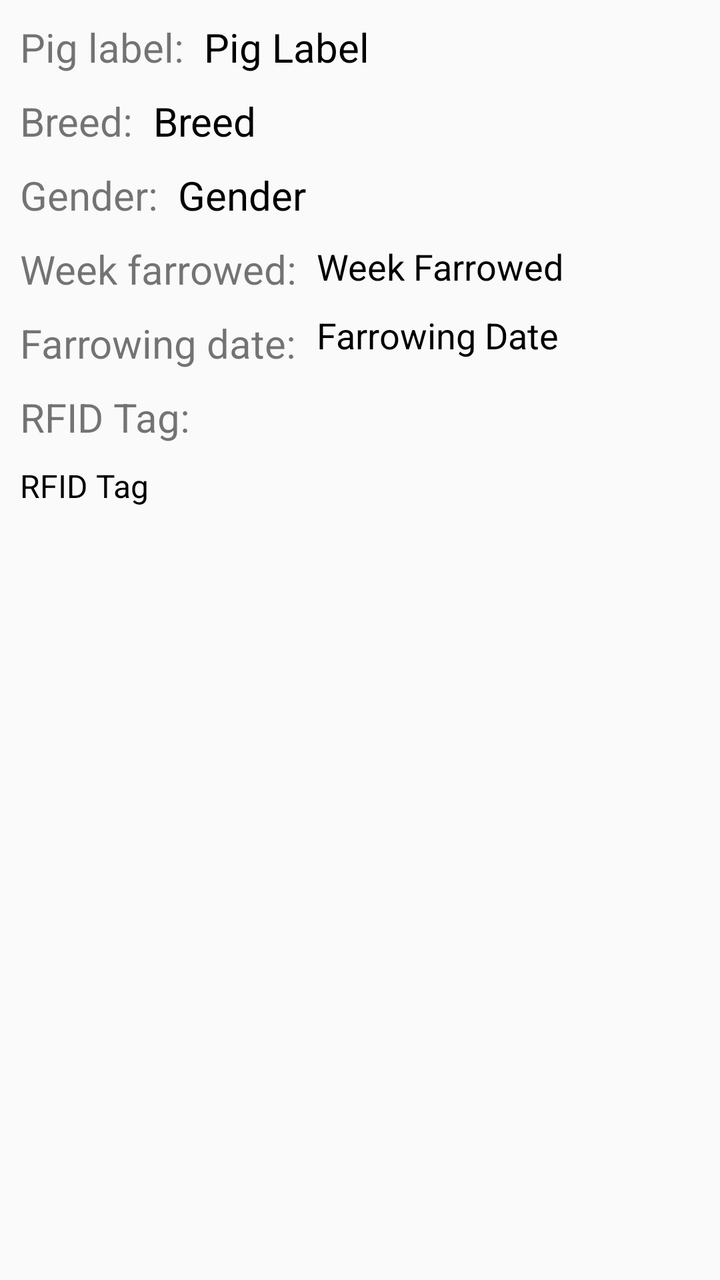
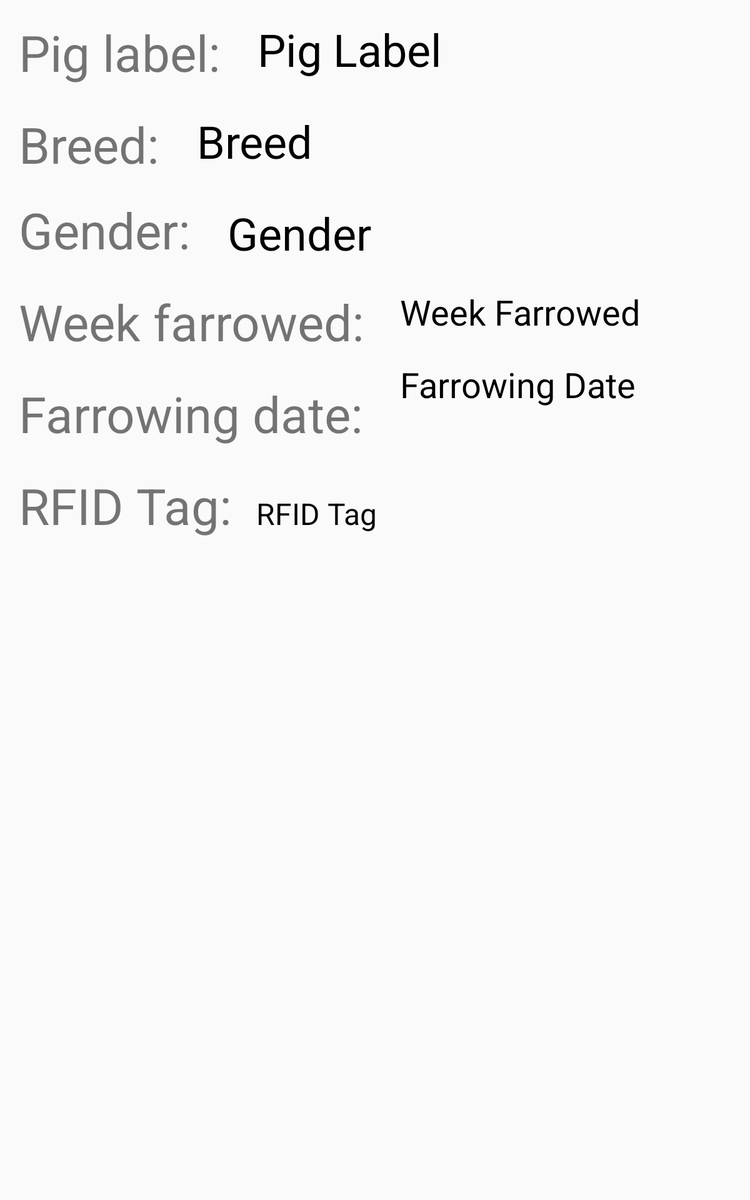

The same Android screen from two of the app's own layout files: first res/layout/ as a phone draws it, then the author's variant for another configuration, drawn on a device whose configuration selects that folder. Both files follow.
<!-- AndroidManifest.xml: application theme AppTheme -->
<!-- res/layout/pig_details_layout.xml -->
<?xml version="1.0" encoding="utf-8"?>
<RelativeLayout xmlns:android="http://schemas.android.com/apk/res/android"
    android:layout_width="match_parent"
    android:layout_height="match_parent"
    android:orientation="vertical"
    android:padding="5dp">

    <TextView
        android:id="@+id/pigLabel"
        android:layout_width="wrap_content"
        android:layout_height="wrap_content"
        android:text="@string/pigLabel"
        android:textSize="20sp"
        android:padding="5dp"
        android:textColor="@color/black"
        android:includeFontPadding="true"
        android:layout_alignParentTop="true"
        android:layout_toRightOf="@+id/pLabel"
        android:layout_toEndOf="@+id/pLabel" />

    <TextView
        android:id="@+id/pigBreed"
        android:layout_width="wrap_content"
        android:layout_height="wrap_content"
        android:text="@string/breed"
        android:textSize="20sp"
        android:padding="5dp"
        android:textColor="@color/black"
        android:includeFontPadding="true"
        android:layout_below="@+id/pLabel"
        android:layout_toRightOf="@+id/pBreed"
        android:layout_toEndOf="@+id/pBreed" />

    <TextView
        android:id="@+id/pigGender"
        android:layout_width="wrap_content"
        android:layout_height="wrap_content"
        android:text="@string/gender"
        android:textSize="20sp"
        android:padding="5dp"
        android:textColor="@color/black"
        android:includeFontPadding="true"
        android:layout_above="@+id/pWeekF"
        android:layout_toRightOf="@+id/pGender"
        android:layout_toEndOf="@+id/pGender" />

    <TextView
        android:id="@+id/pigWeekF"
        android:layout_width="wrap_content"
        android:layout_height="wrap_content"
        android:text="@string/week_farrowed"
        android:textSize="18sp"
        android:padding="5dp"
        android:textColor="@color/black"
        android:includeFontPadding="true"
        android:layout_below="@+id/pigGender"
        android:layout_toRightOf="@+id/fDate"
        android:layout_toEndOf="@+id/fDate" />

    <TextView
        android:id="@+id/pigDateF"
        android:layout_width="wrap_content"
        android:layout_height="wrap_content"
        android:text="@string/farrowing_date"
        android:padding="5dp"
        android:textColor="@color/black"
        android:textSize="18sp"
        android:includeFontPadding="true"
        android:layout_below="@+id/pigWeekF"
        android:layout_toRightOf="@+id/fDate"
        android:layout_toEndOf="@+id/fDate" />

    <TextView
        android:id="@+id/pLabel"
        android:layout_width="wrap_content"
        android:layout_height="wrap_content"
        android:layout_alignParentLeft="true"
        android:layout_alignParentStart="true"
        android:layout_alignParentTop="true"
        android:textSize="20sp"
        android:padding="5dp"
        android:includeFontPadding="true"
        android:text="@string/pig_label" />

    <TextView
        android:id="@+id/pBreed"
        android:layout_width="wrap_content"
        android:layout_height="wrap_content"
        android:layout_alignParentLeft="true"
        android:layout_alignParentStart="true"
        android:padding="5dp"
        android:layout_below="@+id/pLabel"
        android:textSize="20sp"
        android:includeFontPadding="true"
        android:text="@string/pBreed" />

    <TextView
        android:id="@+id/pGender"
        android:layout_width="wrap_content"
        android:layout_height="wrap_content"
        android:layout_alignParentLeft="true"
        android:layout_alignParentStart="true"
        android:layout_below="@+id/pigBreed"
        android:padding="5dp"
        android:textSize="20sp"
        android:includeFontPadding="true"
        android:text="@string/pGender" />

    <TextView
        android:id="@+id/pWeekF"
        android:layout_width="wrap_content"
        android:layout_height="wrap_content"
        android:layout_alignParentLeft="true"
        android:layout_alignParentStart="true"
        android:layout_below="@+id/pGender"
        android:padding="5dp"
        android:textSize="20sp"
        android:includeFontPadding="true"
        android:text="@string/pWeek_farrowed" />

    <TextView
        android:id="@+id/fDate"
        android:layout_width="wrap_content"
        android:layout_height="wrap_content"
        android:layout_alignParentLeft="true"
        android:layout_alignParentStart="true"
        android:layout_below="@+id/pWeekF"
        android:textSize="20sp"
        android:padding="5dp"
        android:includeFontPadding="true"
        android:text="@string/pFarrowing_date" />

    <TextView
        android:id="@+id/textView9"
        android:layout_width="wrap_content"
        android:layout_height="wrap_content"
        android:text="@string/rfid_tag"
        android:textSize="20sp"
        android:padding="5dp"
        android:layout_below="@+id/fDate"
        android:layout_alignParentLeft="true"
        android:layout_alignParentStart="true" />

    <TextView
        android:id="@+id/pRFIDtag"
        android:layout_width="wrap_content"
        android:layout_height="wrap_content"
        android:textSize="16sp"
        android:padding="5dp"
        android:textColor="@color/black"
        android:text="@string/pRfid_tag"
        android:layout_below="@+id/textView9"
        android:layout_alignParentLeft="true"
        android:layout_alignParentStart="true" />

</RelativeLayout>
<!-- resources referenced by this layout -->
<resources>
  <color name="black">#000000</color>
  <string name="breed">Breed</string>
  <string name="farrowing_date">Farrowing Date</string>
  <string name="gender">Gender</string>
  <string name="pBreed">Breed:</string>
  <string name="pFarrowing_date">Farrowing date:</string>
  <string name="pGender">Gender:</string>
  <string name="pRfid_tag">RFID Tag</string>
  <string name="pWeek_farrowed">Week farrowed:</string>
  <string name="pigLabel">Pig Label</string>
  <string name="pig_label">Pig label:</string>
  <string name="rfid_tag">RFID Tag:</string>
  <string name="week_farrowed">Week Farrowed</string>
  <style name="AppTheme" parent="AppTheme.Base" />
  <style name="AppTheme.Base" parent="Theme.AppCompat.Light.NoActionBar">
          
          <item name="colorPrimary">@color/colorPrimary</item>
          <item name="colorPrimaryDark">@color/colorPrimaryDark</item>
          <item name="colorAccent">@color/colorAccent</item>
          <item name="android:typeface">normal</item>
      </style>
  <color name="colorPrimary">#bb1d24</color>
  <color name="colorPrimaryDark">#570000</color>
  <color name="colorAccent">#9ecf95</color>
</resources>
<!-- res/layout-sw600dp/pig_details_layout.xml (the author's variant of the layout above) -->
<!-- drawn on a 7-inch tablet held upright -->
<?xml version="1.0" encoding="utf-8"?>
<RelativeLayout xmlns:android="http://schemas.android.com/apk/res/android"
    android:layout_width="match_parent"
    android:layout_height="match_parent"
    android:orientation="vertical"
    android:padding="5dp">

    <TextView
        android:id="@+id/pigLabel"
        android:layout_width="wrap_content"
        android:layout_height="wrap_content"
        android:text="@string/pigLabel"
        android:textSize="36sp"
        android:padding="10dp"
        android:textColor="@color/black"
        android:includeFontPadding="true"
        android:layout_alignParentTop="true"
        android:layout_toRightOf="@+id/pLabel"
        android:layout_toEndOf="@+id/pLabel" />

    <TextView
        android:id="@+id/pigBreed"
        android:layout_width="wrap_content"
        android:layout_height="wrap_content"
        android:text="@string/breed"
        android:textSize="36sp"
        android:padding="10dp"
        android:textColor="@color/black"
        android:includeFontPadding="true"
        android:layout_below="@+id/pLabel"
        android:layout_toRightOf="@+id/pBreed"
        android:layout_toEndOf="@+id/pBreed" />

    <TextView
        android:id="@+id/pigGender"
        android:layout_width="wrap_content"
        android:layout_height="wrap_content"
        android:text="@string/gender"
        android:textSize="36sp"
        android:padding="10dp"
        android:textColor="@color/black"
        android:includeFontPadding="true"
        android:layout_above="@+id/pWeekF"
        android:layout_toRightOf="@+id/pGender"
        android:layout_toEndOf="@+id/pGender" />

    <TextView
        android:id="@+id/pigWeekF"
        android:layout_width="wrap_content"
        android:layout_height="wrap_content"
        android:text="@string/week_farrowed"
        android:textSize="28sp"
        android:padding="10dp"
        android:textColor="@color/black"
        android:includeFontPadding="true"
        android:layout_below="@+id/pigGender"
        android:layout_toRightOf="@+id/fDate"
        android:layout_toEndOf="@+id/fDate" />

    <TextView
        android:id="@+id/pigDateF"
        android:layout_width="wrap_content"
        android:layout_height="wrap_content"
        android:text="@string/farrowing_date"
        android:padding="10dp"
        android:textColor="@color/black"
        android:textSize="28sp"
        android:includeFontPadding="true"
        android:layout_below="@+id/pigWeekF"
        android:layout_toRightOf="@+id/fDate"
        android:layout_toEndOf="@+id/fDate" />

    <TextView
        android:id="@+id/pLabel"
        android:layout_width="wrap_content"
        android:layout_height="wrap_content"
        android:layout_alignParentLeft="true"
        android:layout_alignParentStart="true"
        android:layout_alignParentTop="true"
        android:textSize="40sp"
        android:padding="10dp"
        android:includeFontPadding="true"
        android:text="Pig label: " />

    <TextView
        android:id="@+id/pBreed"
        android:layout_width="wrap_content"
        android:layout_height="wrap_content"
        android:layout_alignParentLeft="true"
        android:layout_alignParentStart="true"
        android:padding="10dp"
        android:layout_below="@+id/pLabel"
        android:textSize="40sp"
        android:includeFontPadding="true"
        android:text="Breed: " />

    <TextView
        android:id="@+id/pGender"
        android:layout_width="wrap_content"
        android:layout_height="wrap_content"
        android:layout_alignParentLeft="true"
        android:layout_alignParentStart="true"
        android:layout_below="@+id/pigBreed"
        android:padding="10dp"
        android:textSize="40sp"
        android:includeFontPadding="true"
        android:text="Gender: " />

    <TextView
        android:id="@+id/pWeekF"
        android:layout_width="wrap_content"
        android:layout_height="wrap_content"
        android:layout_alignParentLeft="true"
        android:layout_alignParentStart="true"
        android:layout_below="@+id/pGender"
        android:padding="10dp"
        android:textSize="40sp"
        android:includeFontPadding="true"
        android:text="Week farrowed: " />

    <TextView
        android:id="@+id/fDate"
        android:layout_width="wrap_content"
        android:layout_height="wrap_content"
        android:layout_alignParentLeft="true"
        android:layout_alignParentStart="true"
        android:layout_below="@+id/pWeekF"
        android:textSize="40sp"
        android:padding="10dp"
        android:includeFontPadding="true"
        android:text="Farrowing date: " />

    <TextView
        android:id="@+id/textView9"
        android:layout_width="wrap_content"
        android:layout_height="wrap_content"
        android:text="@string/rfid_tag"
        android:textSize="40sp"
        android:padding="10dp"
        android:layout_below="@+id/fDate"
        android:layout_alignParentLeft="true"
        android:layout_alignParentStart="true" />

    <TextView
        android:id="@+id/pRFIDtag"
        android:layout_width="wrap_content"
        android:layout_height="wrap_content"
        android:textSize="24sp"
        android:padding="10dp"
        android:textColor="@color/black"
        android:text="@string/pRfid_tag"
        android:layout_alignBaseline="@+id/textView9"
        android:layout_alignBottom="@+id/textView9"
        android:layout_toRightOf="@+id/textView9"
        android:layout_toEndOf="@+id/textView9" />

</RelativeLayout>
<!-- resources referenced by the variant -->
<!-- as a 7-inch tablet held upright resolves them -->
<resources>
  <color name="black">#000000</color>
  <string name="breed">Breed</string>
  <string name="farrowing_date">Farrowing Date</string>
  <string name="gender">Gender</string>
  <string name="pRfid_tag">RFID Tag</string>
  <string name="pigLabel">Pig Label</string>
  <string name="rfid_tag">RFID Tag:</string>
  <string name="week_farrowed">Week Farrowed</string>
  <style name="AppTheme" parent="AppTheme.Base" />
  <style name="AppTheme.Base" parent="Theme.AppCompat.Light.NoActionBar">
          
          <item name="colorPrimary">@color/colorPrimary</item>
          <item name="colorPrimaryDark">@color/colorPrimaryDark</item>
          <item name="colorAccent">@color/colorAccent</item>
          <item name="android:typeface">normal</item>
      </style>
  <color name="colorPrimary">#bb1d24</color>
  <color name="colorPrimaryDark">#570000</color>
  <color name="colorAccent">#9ecf95</color>
</resources>
